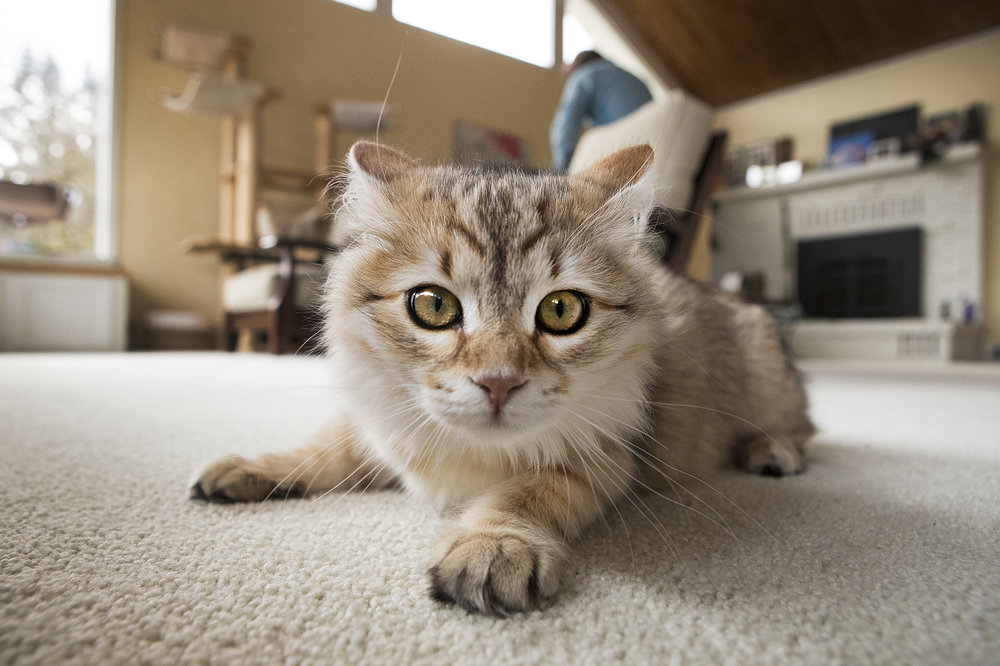
#> input picture 18-OpenCV/Photos/cat.jpg, 1000 x 666 px
$ python 12-histogram.py
#> lines starting #> are read from the running program, lines starting #| are printed output that depends on the picture; after the words box and inside, x2 and y2 are one past the last pixel; in counts of white or black regions, pixels touching at a corner belong together
from cv2 import cv2 as cv
import matplotlib.pyplot as plt
import numpy as np

img=cv.imread('Photos/cat.jpg')
#> img is the input picture: shape (666, 1000, 3); mean B, G, R 124.8, 139.9, 151.1
cv.imshow('Cat',img)

gray=cv.cvtColor(img,cv.COLOR_BGR2GRAY)
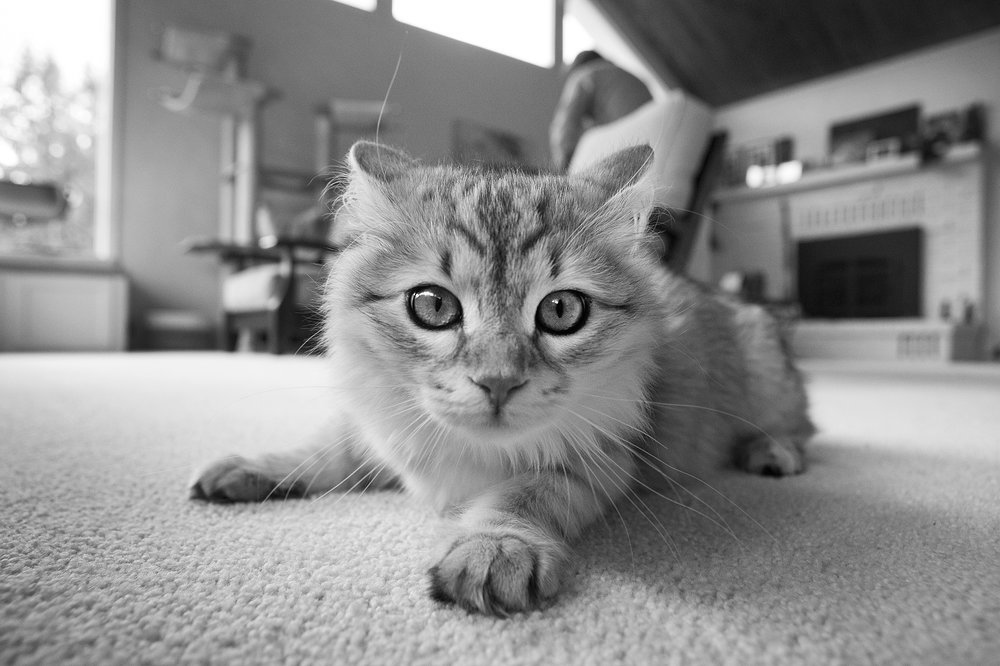
#> gray: shape (666, 1000); min 0, max 255, mean 141.5
cv.imshow('GRAY',gray)

blank=np.zeros(img.shape[:2],dtype='uint8')
cv.imshow('blank',blank)

mask=cv.circle(blank,(img.shape[1]//2,img.shape[0]//2-25),225,255,-1)
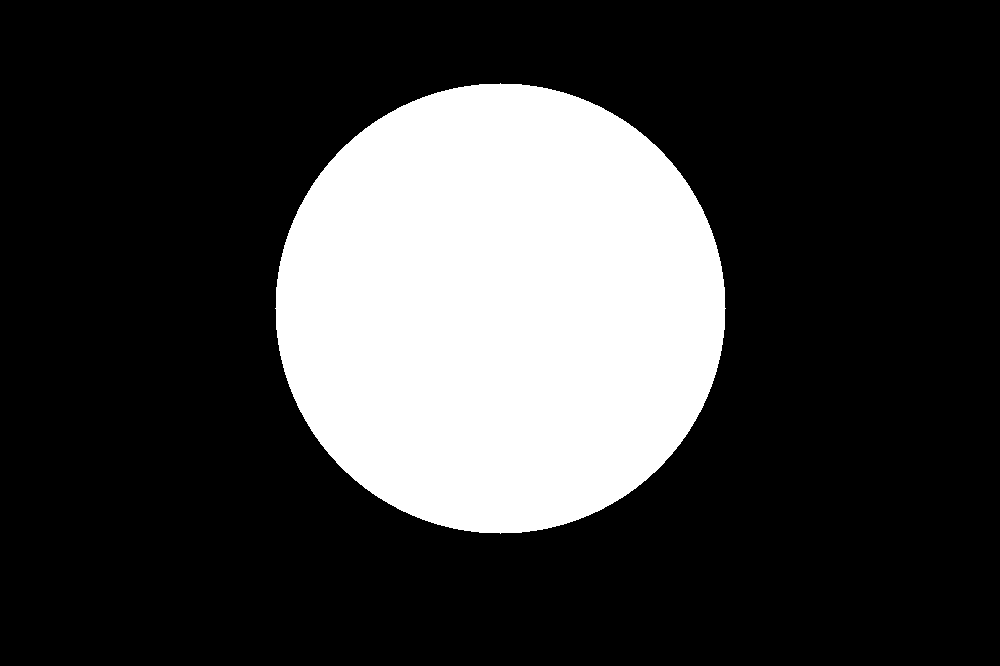
#> blank: shape (666, 1000); 23.9% white; 1 white region, box (x1, y1, x2, y2) and area: (275, 83, 726, 534) 159033
cv.imshow('Mask',mask)

masked=cv.bitwise_and(img,img,mask=mask)
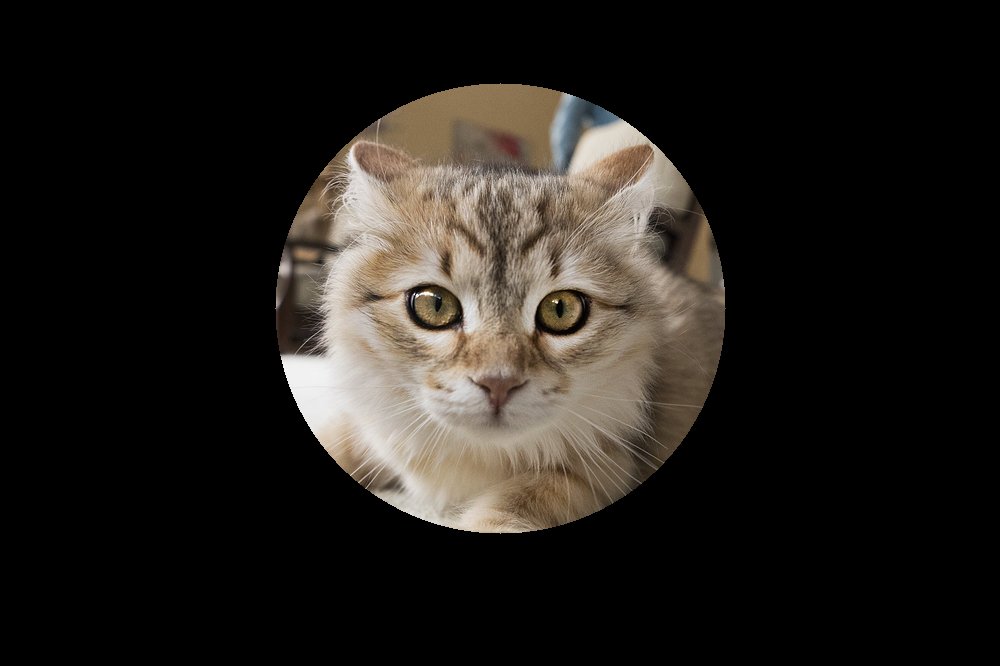
#> masked: shape (666, 1000, 3); mean B, G, R 26.9, 31, 34.6
cv.imshow('Masked Image',masked)

# [14 lines of commented-out code are left out]
plt.figure()
plt.title('Color Histogram')
plt.xlabel('Bins')
plt.ylabel('No of pixels')
colors=('b','g','r')
for i,col in enumerate(colors):
    hist=cv.calcHist([img],[i],mask,[256],[0,256])
    plt.plot(hist,color=col)
    plt.xlim([0,256])

plt.show()
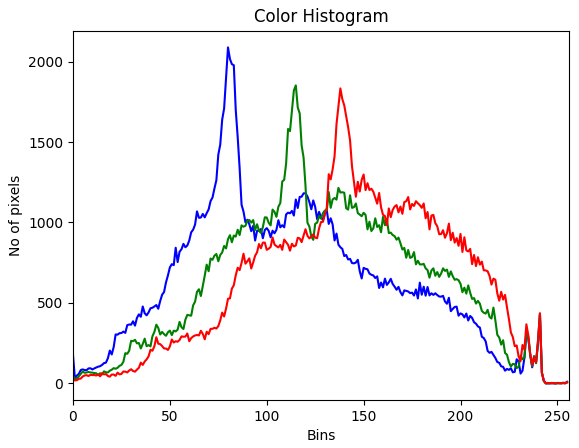
#> figure drawn by matplotlib, 1 panel; curve peaks at x = 80, y = 2088; curve peaks at x = 115, y = 1852; curve peaks at x = 138, y = 1833


cv.waitKey(0)

$ run again, with 18-OpenCV/Photos/group.jpg copied over 18-OpenCV/Photos/cat.jpg
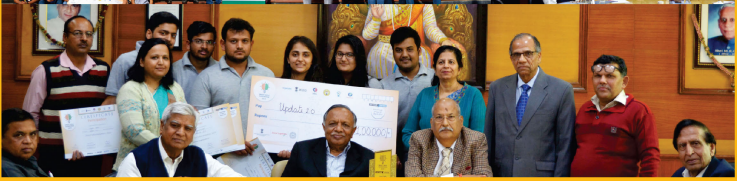
#> input picture 18-OpenCV/Photos/group.jpg, 737 x 181 px
#> img is the input picture: shape (181, 737, 3); mean B, G, R 81.7, 103.4, 130
#> `mask=cv.circle(blank,(img.shape[1]//2,img.shape[0]//2-25),225,255,-1)`:
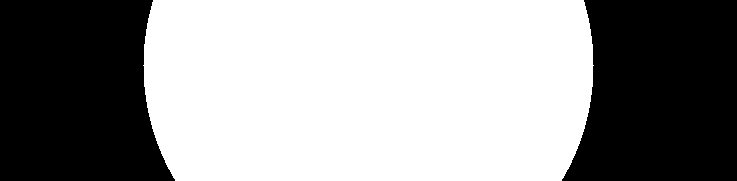
#> blank: shape (181, 737); 58.9% white; 2 black regions, box (x1, y1, x2, y2) and area: (0, 0, 175, 181) 27382, (562, 0, 737, 181) 27382
#> `plt.show()`:
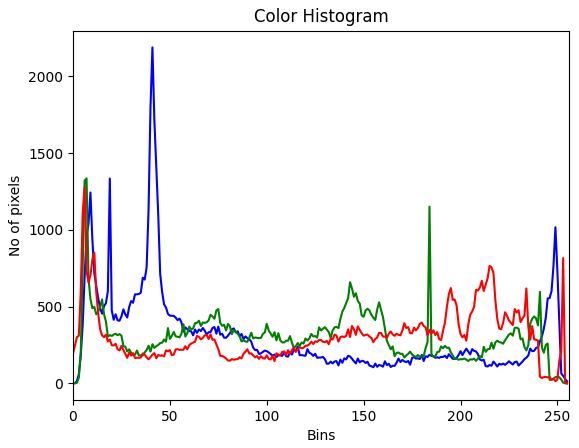
#> figure drawn by matplotlib, 1 panel; curve peaks at x = 41, y = 2188; curve peaks at x = 7, y = 1335; curve peaks at x = 6, y = 1279
